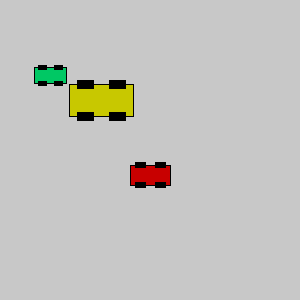
Frame 1 (no input)
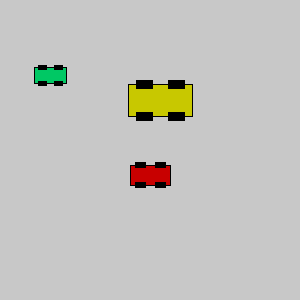
Frame 60 (the mouse pressed at the canvas centre just before this capture)
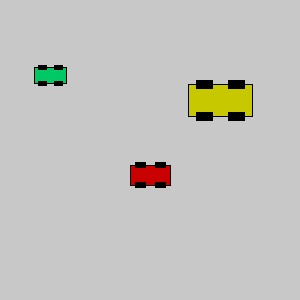
Frame 120 (the mouse held since frame 60 and released just before this capture)

The Processing sketch that drew these frames (run headless with seeded random() and noise(); from frame 60 on, the mouse is pressed at the canvas centre):

// Processing sketch: Class3_2
// ── Class3_2.pde
int  x1=100;
int  x2=50;
int  x3=150;
int speed=1;

void setup() {
  size(300, 300);
}
void draw() {
  background(200);
  
  move(); 
  bounce();
  drawCar(x1, 100, 64, color(200, 200, 0));
  drawCar(x2, 75, 32, color(0, 200, 100));
  drawCar(x3, 175, 40, color(200, 0, 0));
}
//---------- function --------------------------
void drawCar(int x, int y, int size, color c) {
  int offset = size/4;
  rectMode(CENTER);
  fill(c);
  rect(x, y, size, size/2);

  fill(0);
  rect(x-offset, y-offset, offset, offset/2);
  rect(x+offset, y-offset, offset, offset/2);
  rect(x-offset, y+offset, offset, offset/2);
  rect(x+offset, y+offset, offset, offset/2);
   
}

void move() {
  x1=x1+speed;
}

void bounce() {
  if (x1>width||x1<0) {
    speed=-speed;
  }
}
